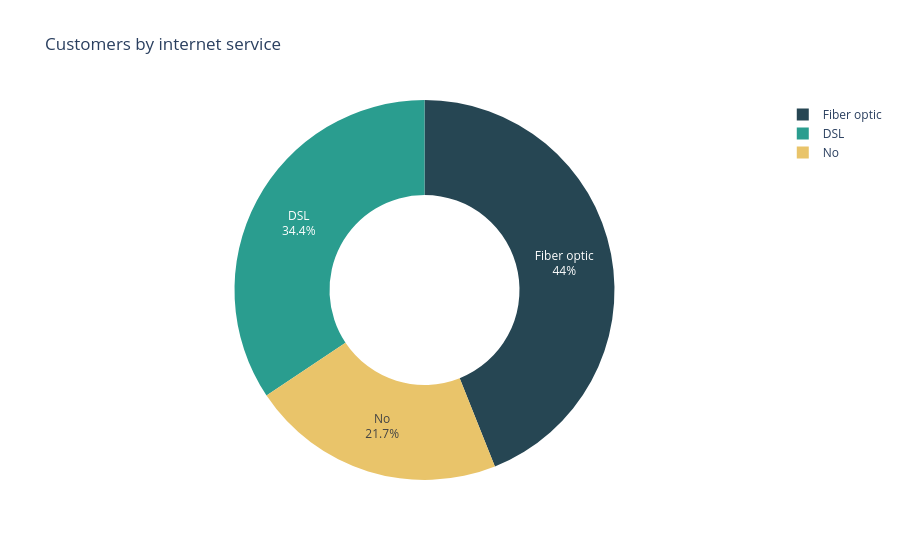

Source (notebook cell):
### Markdown cell above
### 16. Donut chart: customers by internet service

### Code cell
fig = px.pie(df, names="internet_service", hole=0.5, title="Customers by internet service",
             color_discrete_sequence=["#264653", "#2a9d8f", "#e9c46a"])
fig.update_traces(textinfo="percent+label")
save_html(fig, "16_donut_internet_service")

### Figure 1 — Plotly figure (JSON) as saved in the notebook; plotly's stock layout.template omitted (floating-point values rounded to 4 significant figures; data arrays with more than 128 entries replaced by an {"elided": "..."} marker saying what was removed)
{"data": [{"domain": {"x": [0, 1], "y": [0, 1]}, "hole": 0.5, "hovertemplate": "internet_service=%{label}<extra></extra>", "labels": {"elided": "7043 str values"}, "legendgroup": "", "name": "", "showlegend": true, "textinfo": "percent+label", "type": "pie"}], "layout": {"legend": {"tracegroupgap": 0}, "piecolorway": ["#264653", "#2a9d8f", "#e9c46a"], "title": {"text": "Customers by internet service"}}}
